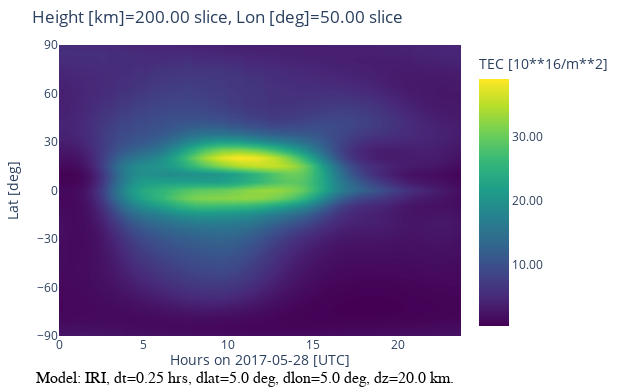

The notebook cell this image was saved under:
### Code cell
#If empty dictionary given, total range for variable is used
iplot(iri.make_plot('TEC','TimeLat',cutV=200,cutL=50,latrange={},timerange={}))

### Figure 1 — Plotly figure (JSON) as saved in the notebook; plotly's stock layout.template omitted (floating-point values rounded to 4 significant figures; data arrays with more than 128 entries replaced by an {"elided": "..."} marker saying what was removed)
{"data": [{"colorbar": {"tickformat": ".4g", "title": {"text": "TEC [10**16/m**2]"}}, "colorscale": [[0, "#440154"], [0.1111, "#482878"], [0.2222, "#3e4989"], [0.3333, "#31688e"], [0.4444, "#26828e"], [0.5556, "#1f9e89"], [0.6667, "#35b779"], [0.7778, "#6ece58"], [0.8889, "#b5de2b"], [1, "#fde725"]], "contours": {"coloring": "fill", "showlines": false}, "hovertemplate": "X: %{x:.2f}<br>Y: %{y:.2f}<br><b> %{z:.4g}</b><extra></extra>", "meta": "2d-grid", "ncontours": 201, "type": "contour", "x": [0, 0.25, 0.5, 0.75, 1, 1.25, 1.5, 1.75, 2, 2.25, 2.5, 2.75, 3, 3.25, 3.5, 3.75, 4, 4.25, 4.5, 4.75, 5, 5.25, 5.5, 5.75, 6, 6.25, 6.5, 6.75, 7, 7.25, 7.5, 7.75, 8, 8.25, 8.5, 8.75, 9, 9.25, 9.5, 9.75, 10, 10.25, 10.5, 10.75, 11, 11.25, 11.5, 11.75, 12, 12.25, 12.5, 12.75, 13, 13.25, 13.5, 13.75, 14, 14.25, 14.5, 14.75, 15, 15.25, 15.5, 15.75, 16, 16.25, 16.5, 16.75, 17, 17.25, 17.5, 17.75, 18, 18.25, 18.5, 18.75, 19, 19.25, 19.5, 19.75, 20, 20.25, 20.5, 20.75, 21, 21.25, 21.5, 21.75, 22, 22.25, 22.5, 22.75, 23, 23.25, 23.5, 23.75], "y": [-90, -85, -80, -75, -70, -65, -60, -55, -50, -45, -40, -35, -30, -25, -20, -15, -10, -5, 0, 5, 10, 15, 20, 25, 30, 35, 40, 45, 50, 55, 60, 65, 70, 75, 80, 85, 90], "z": {"elided": "37x96 float values"}}], "layout": {"annotations": [{"font": {"size": 14}, "showarrow": false, "text": "Hours on 2017-05-28 [UTC]", "x": 0.5, "xref": "paper", "y": -0.12, "yref": "paper"}, {"ax": 0, "ay": 0, "font": {"color": "#000000", "family": "sans serif", "size": 16}, "text": "Model: IRI, dt=0.25 hrs, dlat=5.0 deg, dlon=5.0 deg, dz=20.0 km.", "x": 0.1, "xanchor": "left", "xref": "paper", "xshift": -65, "y": 0, "yref": "paper", "yshift": -42}], "autosize": false, "height": 390, "margin": {"b": 45, "l": 40, "pad": 0, "r": 140, "t": 45}, "scene": {"aspectmode": "cube"}, "title": {"text": "Height [km]=200.00 slice, Lon [deg]=50.00 slice"}, "width": 630, "xaxis": {"title": {"text": ""}}, "yaxis": {"dtick": 30, "tick0": 0, "tickmode": "linear", "title": {"text": "Lat [deg]"}}}}
